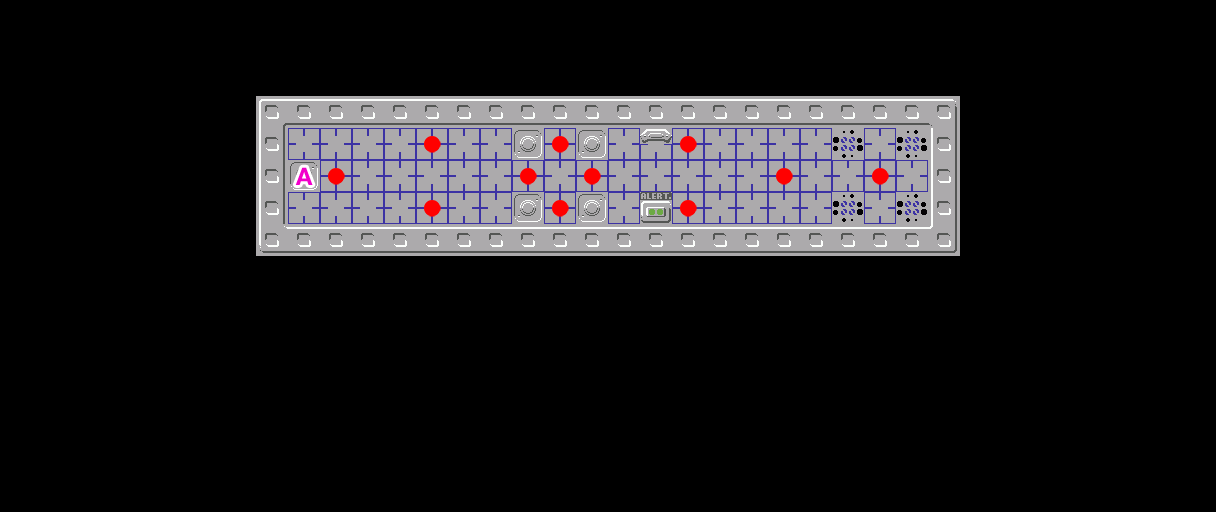

Rendered tile map (Tiled .tmx) drawn with the repository's tilesets; below, a short description and the full map source, tile grids included:
An orthogonal 38x16 tile map with 32x32 px tiles, 2 tile layers (tiles, markers).

<map version="1.0" orientation="orthogonal" renderorder="right-up" width="38" height="16" tilewidth="32" tileheight="32" nextobjectid="1">
 <properties>
  <property name="Name" value="Airlock" />
 </properties>
 <tileset firstgid="1" source="tiles.tsx" />
 <layer name="tiles" width="38" height="16">
  <data encoding="csv">
0,0,0,0,0,0,0,0,0,0,0,0,0,0,0,0,0,0,0,0,0,0,0,0,0,0,0,0,0,0,0,0,0,0,0,0,0,0,
0,0,0,0,0,0,0,0,0,0,0,0,0,0,0,0,0,0,0,0,0,0,0,0,0,0,0,0,0,0,0,0,0,0,0,0,0,0,
0,0,0,0,0,0,0,0,0,0,0,0,0,0,0,0,0,0,0,0,0,0,0,0,0,0,0,0,0,0,0,0,0,0,0,0,0,0,
0,0,0,0,0,0,0,0,8,5,5,5,5,5,5,5,5,5,5,5,5,5,5,5,5,5,5,5,5,7,0,0,0,0,0,0,0,0,
0,0,0,0,0,0,0,0,6,22,22,22,22,22,22,22,31,22,31,22,17,22,22,22,22,22,21,22,21,6,0,0,0,0,0,0,0,0,
0,0,0,0,0,0,0,0,6,4,22,22,22,22,22,22,22,22,22,22,22,22,22,22,22,22,22,22,22,6,0,0,0,0,0,0,0,0,
0,0,0,0,0,0,0,0,6,22,22,22,22,22,22,22,31,22,31,22,23,22,22,22,22,22,21,22,21,6,0,0,0,0,0,0,0,0,
0,0,0,0,0,0,0,0,9,5,5,5,5,5,5,5,5,5,5,5,5,5,5,5,5,5,5,5,5,10,0,0,0,0,0,0,0,0,
0,0,0,0,0,0,0,0,0,0,0,0,0,0,0,0,0,0,0,0,0,0,0,0,0,0,0,0,0,0,0,0,0,0,0,0,0,0,
0,0,0,0,0,0,0,0,0,0,0,0,0,0,0,0,0,0,0,0,0,0,0,0,0,0,0,0,0,0,0,0,0,0,0,0,0,0,
0,0,0,0,0,0,0,0,0,0,0,0,0,0,0,0,0,0,0,0,0,0,0,0,0,0,0,0,0,0,0,0,0,0,0,0,0,0,
0,0,0,0,0,0,0,0,0,0,0,0,0,0,0,0,0,0,0,0,0,0,0,0,0,0,0,0,0,0,0,0,0,0,0,0,0,0,
0,0,0,0,0,0,0,0,0,0,0,0,0,0,0,0,0,0,0,0,0,0,0,0,0,0,0,0,0,0,0,0,0,0,0,0,0,0,
0,0,0,0,0,0,0,0,0,0,0,0,0,0,0,0,0,0,0,0,0,0,0,0,0,0,0,0,0,0,0,0,0,0,0,0,0,0,
0,0,0,0,0,0,0,0,0,0,0,0,0,0,0,0,0,0,0,0,0,0,0,0,0,0,0,0,0,0,0,0,0,0,0,0,0,0,
0,0,0,0,0,0,0,0,0,0,0,0,0,0,0,0,0,0,0,0,0,0,0,0,0,0,0,0,0,0,0,0,0,0,0,0,0,0
</data>
 </layer>
 <layer name="markers" width="38" height="16">
  <data encoding="csv">
0,0,0,0,0,0,0,0,0,0,0,0,0,0,0,0,0,0,0,0,0,0,0,0,0,0,0,0,0,0,0,0,0,0,0,0,0,0,
0,0,0,0,0,0,0,0,0,0,0,0,0,0,0,0,0,0,0,0,0,0,0,0,0,0,0,0,0,0,0,0,0,0,0,0,0,0,
0,0,0,0,0,0,0,0,0,0,0,0,0,0,0,0,0,0,0,0,0,0,0,0,0,0,0,0,0,0,0,0,0,0,0,0,0,0,
0,0,0,0,0,0,0,0,0,0,0,0,0,0,0,0,0,0,0,0,0,0,0,0,0,0,0,0,0,0,0,0,0,0,0,0,0,0,
0,0,0,0,0,0,0,0,0,0,0,0,0,33,0,0,0,33,0,0,0,33,0,0,0,0,0,0,0,0,0,0,0,0,0,0,0,0,
0,0,0,0,0,0,0,0,0,41,33,0,0,0,0,0,33,0,33,0,0,0,0,0,33,0,0,33,0,0,0,0,0,0,0,0,0,0,
0,0,0,0,0,0,0,0,0,0,0,0,0,33,0,0,0,33,0,0,0,33,0,0,0,0,0,0,0,0,0,0,0,0,0,0,0,0,
0,0,0,0,0,0,0,0,0,0,0,0,0,0,0,0,0,0,0,0,0,0,0,0,0,0,0,0,0,0,0,0,0,0,0,0,0,0,
0,0,0,0,0,0,0,0,0,0,0,0,0,0,0,0,0,0,0,0,0,0,0,0,0,0,0,0,0,0,0,0,0,0,0,0,0,0,
0,0,0,0,0,0,0,0,0,0,0,0,0,0,0,0,0,0,0,0,0,0,0,0,0,0,0,0,0,0,0,0,0,0,0,0,0,0,
0,0,0,0,0,0,0,0,0,0,0,0,0,0,0,0,0,0,0,0,0,0,0,0,0,0,0,0,0,0,0,0,0,0,0,0,0,0,
0,0,0,0,0,0,0,0,0,0,0,0,0,0,0,0,0,0,0,0,0,0,0,0,0,0,0,0,0,0,0,0,0,0,0,0,0,0,
0,0,0,0,0,0,0,0,0,0,0,0,0,0,0,0,0,0,0,0,0,0,0,0,0,0,0,0,0,0,0,0,0,0,0,0,0,0,
0,0,0,0,0,0,0,0,0,0,0,0,0,0,0,0,0,0,0,0,0,0,0,0,0,0,0,0,0,0,0,0,0,0,0,0,0,0,
0,0,0,0,0,0,0,0,0,0,0,0,0,0,0,0,0,0,0,0,0,0,0,0,0,0,0,0,0,0,0,0,0,0,0,0,0,0,
0,0,0,0,0,0,0,0,0,0,0,0,0,0,0,0,0,0,0,0,0,0,0,0,0,0,0,0,0,0,0,0,0,0,0,0,0,0
</data>
 </layer>
</map>
